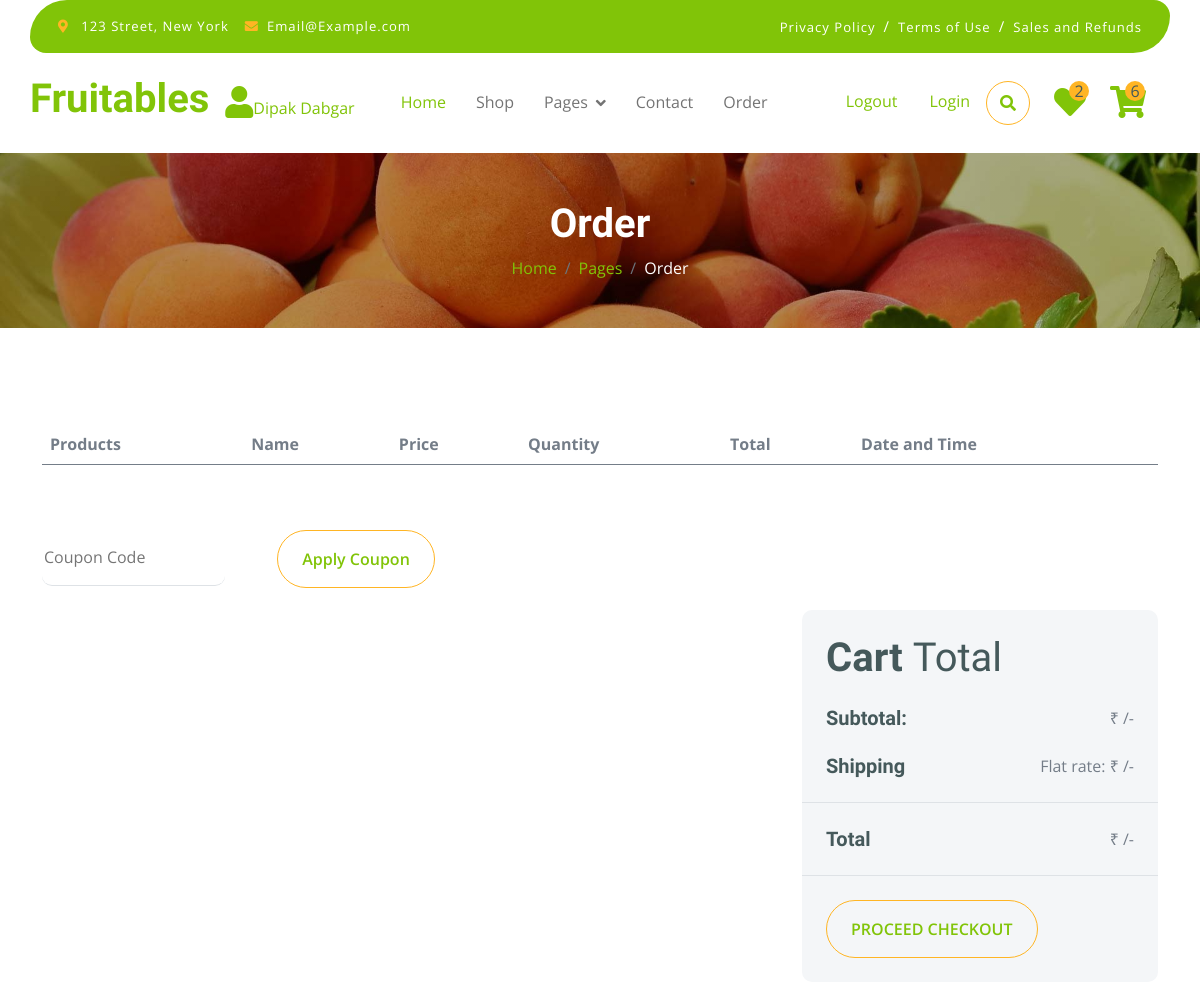
Before: /order (signed in, upper part) with the older database file.
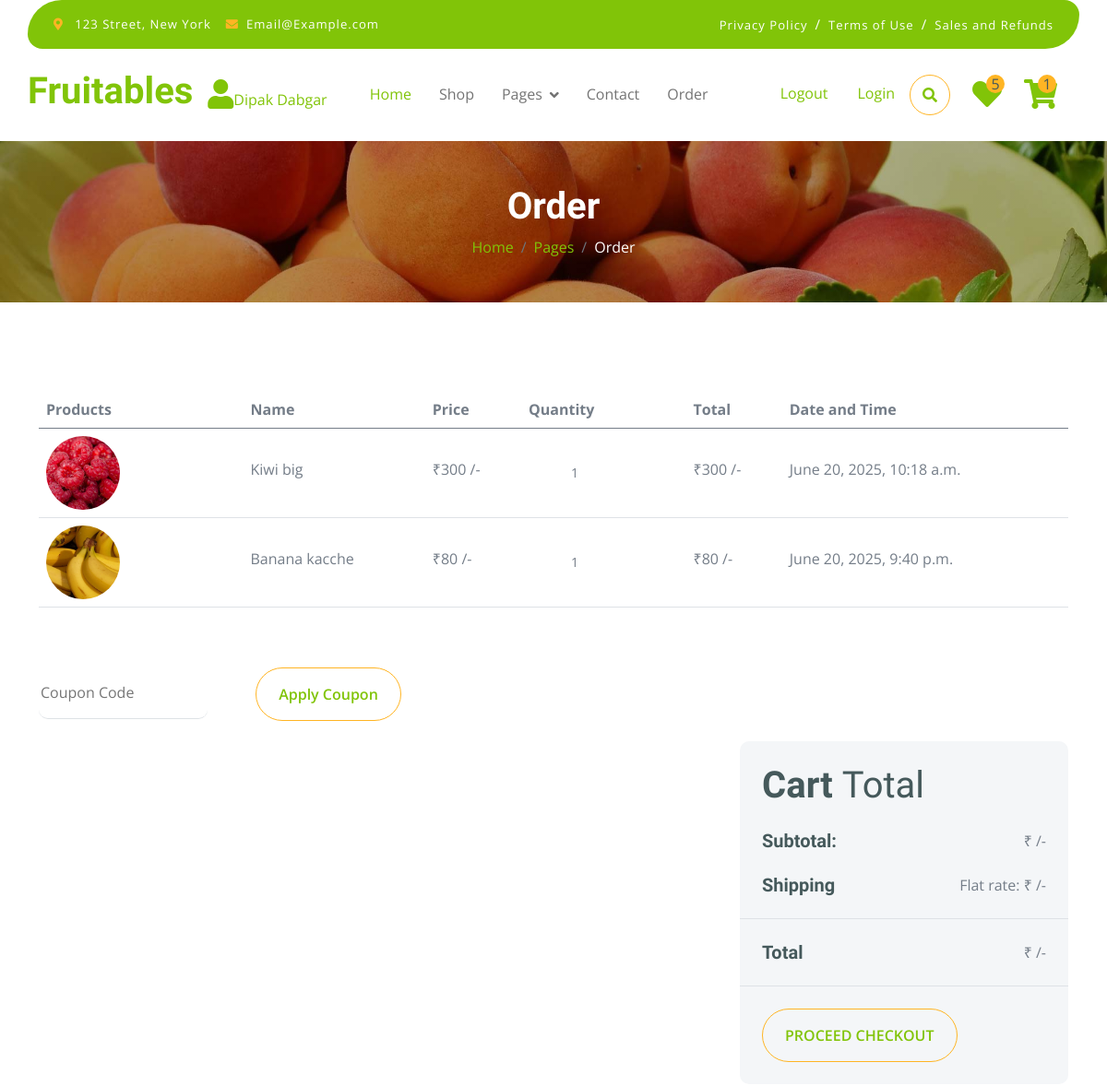
After: the same page with the newer database file.
### myapp/models.py (models this page shows, shortened)
class Order(models.Model):
    user_id=models.ForeignKey(User,on_delete=models.CASCADE,blank=True,null=True)
    product_id=models.ForeignKey(Product,on_delete=models.CASCADE,blank=True,null=True)
    order_id=models.CharField(max_length=100,blank=True,null=True)
    image=models.ImageField(upload_to="madia",blank=True,null=True)
    name=models.CharField(max_length=100,blank=True,null=True)
    price=models.IntegerField()
    quantity=models.IntegerField(blank=True,null=True)
    total_price=models.IntegerField(blank=True,null=True)
    date_time=models.DateTimeField(auto_now_add=True,blank=True,null=True)

### myapp/views.py (the view)
# urls.py: path('order', views.order, name='order'),
def order(request):
        if "email" in request.session:
            uid=User.objects.get(email=request.session["email"])
            wish_count=Add_to_wishlist.objects.filter(user_id=uid).count()
            cart_count=Add_to_cart.objects.filter(user_id=uid).count()
            order_i= Order.objects.filter(user_id=uid)
            con={"wish_count":wish_count,"cart_count":cart_count,"uid":uid,"order_i":order_i}
            return render(request,"order.html",con)
        else:
            return render(request,"login.html")

### myapp/templates/order.html (shortened to what the changed rows need)
{% extends "index.html" %}
{% load static %}
{% block content %}
        <div class="container-fluid page-header py-5">
            <h1 class="text-center text-white display-6">Order</h1>
        </div>
        <div class="container-fluid py-5">
            <div class="container py-5">
                <div class="table-responsive">
                    <table class="table">
                        <thead>
                          <tr>
                            <th scope="col">Products</th>
                            <th scope="col">Name</th>
                            <th scope="col">Price</th>
                            <th scope="col">Quantity</th>
                            <th scope="col">Total</th>
                            <th scope="col">Date and Time</th>
                          </tr>
                        </thead>
                        <tbody>
                            {% for i in order_i %}
                            <tr>
                                <th scope="row">
                                    <div class="d-flex align-items-center">
                                        <img src="{{ i.image.url}}" class="img-fluid me-5 rounded-circle" style="width: 80px; height: 80px;" alt="">
                                    </div>
                                </th>
                                <td>
                                    <p class="mb-0 mt-4">{{i.name}}</p>
                                </td>
                                <td>
                                    <p class="mb-0 mt-4">₹{{i.price}} /-</p>
                                </td>
                                <td>
                                    <div class="input-group quantity mt-4" style="width: 100px;">
                                        <input type="text" class="form-control form-control-sm text-center border-0" value="{{i.quantity}}">
                                    </div>
                                </td>
                                <td>
                                    <p class="mb-0 mt-4">₹{{i.total_price}} /-</p>
                                </td>
                                <td>
                                    <p class="mb-0 mt-4">{{ i.date_time}}</p>
                                </td>
                            </tr>
                            {% endfor %}
                        </tbody>
                    </table>
                </div>
                <div class="row g-4 justify-content-end">
                    <div class="col-sm-8 col-md-7 col-lg-6 col-xl-4">
                        <div class="bg-light rounded">
                            <div class="p-4">
                                <h1 class="display-6 mb-4">Cart <span class="fw-normal">Total</span></h1>
                            </div>
                        </div>
                    </div>
                </div>
            </div>
        </div>
{% endblock %}

### myapp/templates/index.html (shortened to what the changed rows need)
{% load static %}
<!DOCTYPE html>
<html lang="en">
    <head>
        <link rel="stylesheet" href="https://use.fontawesome.com/releases/v5.15.4/css/all.css"/>
        <link href="https://cdn.jsdelivr.net/npm/bootstrap-icons@1.4.1/font/bootstrap-icons.css" rel="stylesheet">
        <link href="{% static 'lib/lightbox/css/lightbox.min.css' %}" rel="stylesheet">
        <link href="{% static 'lib/owlcarousel/assets/owl.carousel.min.css' %}" rel="stylesheet">
        <link href="{% static 'css/bootstrap.min.css' %}" rel="stylesheet">
        <link href="{% static 'css/style.css' %}" rel="stylesheet">
    </head>
    <body>
        <div class="container-fluid fixed-top">
            <div class="container px-0">
                <nav class="navbar navbar-light bg-white navbar-expand-xl">
                    <a href="{% url 'index' %}" class="navbar-brand"><h1 class="text-primary display-6">Fruitables</h1></a>
                    <div class="collapse navbar-collapse bg-white" id="navbarCollapse">
                        <div class="d-flex m-3 me-0">
                            <a href="{% url 'wishlist' %}" class="position-relative me-4 my-auto">
                                <i class="fa fa-heart fa-2x"></i>
                                <span class="position-absolute bg-secondary rounded-circle d-flex align-items-center justify-content-center text-dark px-1" style="top: -5px; left: 15px; height: 20px; min-width: 20px;">{{wish_count}}</span>
                            </a>
                            <a href="{% url 'cart' %}" class="position-relative me-4 my-auto">
                                <i class="fa fa-shopping-cart fa-2x"></i>
                                <span class="position-absolute bg-secondary rounded-circle d-flex align-items-center justify-content-center text-dark px-1" style="top: -5px; left: 15px; height: 20px; min-width: 20px;">{{cart_count}}</span>
                            </a>
                        </div>
                    </div>
                </nav>
            </div>
        </div>
{% block content %}{% endblock %}
    </body>
</html>

Changed rows visible on the page:
added Order: image (picture), name "Kiwi big", price "300", quantity "1", total_price "300", date_time "June 20, 2025, 10:18 a.m."
added Order: image (picture), name "Banana kacche", price "80", quantity "1", total_price "80", date_time "June 20, 2025, 9:40 p.m."
Other visible differences:
{{ wish_count }}: "2" → "5"
{{ cart_count }}: "6" → "1"
